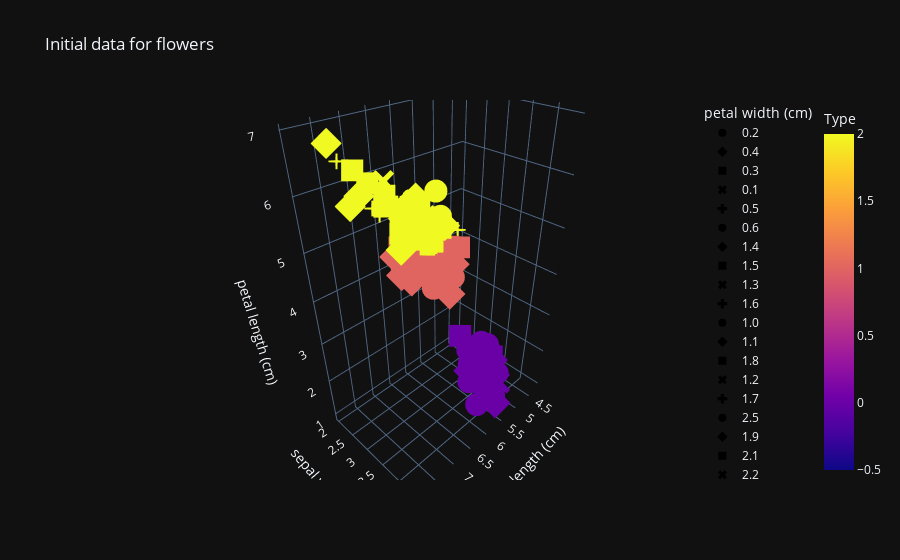
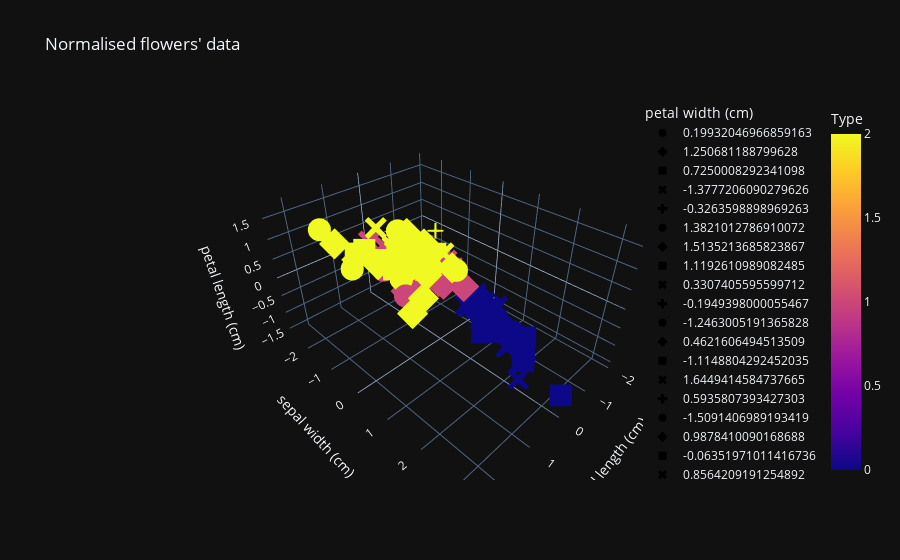

Source (notebook cell) for these figures, in order:
### Code cell
print("IRIS")
inputs, outputs, outputNames, feature1, feature2, feature3, feature4, featureNames = load_data_flowers()
plot_data_four_features(inputs, outputs, featureNames, "Initial data for flowers")
plot_histogram_feature(feature1, featureNames[0])
plot_histogram_feature(feature2, featureNames[1])
plot_histogram_feature(feature3, featureNames[2])
plot_histogram_feature(feature4, featureNames[3])
plot_histogram_data(outputs, outputNames, 'Flowers class')
trainInputs, trainOutputs, testInputs, testOutputs = train_and_test(inputs, outputs)
trainInputs, testInputs = normalisation(trainInputs, testInputs)
plot_data_four_features(trainInputs, trainOutputs, featureNames, "Normalised flowers' data")
computedOutputs = classifier_by_tool(trainInputs, trainOutputs, testInputs, testOutputs)
print('Computed:', list(computedOutputs))
print('Real:    ', testOutputs)
print()
computedOutputsByMe = classifier_by_me(trainInputs, trainOutputs, testInputs)
print('Computed by me:', computedOutputsByMe)
print('Real:          ', testOutputs)
confusion_matrix_by_me = evaluate(np.array(testOutputs), np.array(computedOutputsByMe), outputNames)
plot_confusion_matrix(confusion_matrix_by_me, outputNames, "Iris classification by me")

print('\n\nDIGITS')
inputs, outputs, outputNames = load_data_digit()
plot_histogram_data(outputs, outputNames, 'Digits Class')
trainInputs, trainOutputs, testInputs, testOutputs = train_and_test(inputs, outputs)
trainInputs, testInputs = flatten_data(trainInputs, testInputs)
trainInputs, testInputs = normalisation(trainInputs, testInputs)
computedOutputs = classifier_by_tool(trainInputs, trainOutputs, testInputs, testOutputs)
print('Computed:', list(computedOutputs))
print('Real:    ', testOutputs)
print()
computedOutputsByMe = classifier_by_me(trainInputs, trainOutputs, testInputs)
print('Computed by me:', computedOutputsByMe)
print('Real:          ', testOutputs)
confusion_matrix_by_me = evaluate(np.array(testOutputs), np.array(computedOutputsByMe), outputNames)
plot_confusion_matrix(confusion_matrix_by_me, outputNames, "Digits classification by me")

### Figure 1 — Plotly figure (JSON) as saved in the notebook; plotly's stock layout.template omitted (floating-point values rounded to 4 significant figures)
{"data": [{"hovertemplate": "petal width (cm)=0.2<br>sepal length (cm)=%{x}<br>sepal width (cm)=%{y}<br>petal length (cm)=%{z}<br>Type=%{marker.color}<extra></extra>", "legendgroup": "0.2", "marker": {"color": [0, 0, 0, 0, 0, 0, 0, 0, 0, 0, 0, 0, 0, 0, 0, 0, 0, 0, 0, 0, 0, 0, 0, 0, 0, 0, 0, 0, 0], "coloraxis": "coloraxis", "symbol": "circle"}, "mode": "markers", "name": "0.2", "scene": "scene", "showlegend": true, "x": [5.1, 4.9, 4.7, 4.6, 5.0, 5.0, 4.4, 5.4, 4.8, 5.8, 5.4, 4.6, 4.8, 5.0, 5.2, 5.2, 4.7, 4.8, 5.5, 4.9, 5.0, 5.5, 4.4, 5.1, 4.4, 5.1, 4.6, 5.3, 5.0], "y": [3.5, 3.0, 3.2, 3.1, 3.6, 3.4, 2.9, 3.7, 3.4, 4.0, 3.4, 3.6, 3.4, 3.0, 3.5, 3.4, 3.2, 3.1, 4.2, 3.1, 3.2, 3.5, 3.0, 3.4, 3.2, 3.8, 3.2, 3.7, 3.3], "z": [1.4, 1.4, 1.3, 1.5, 1.4, 1.5, 1.4, 1.5, 1.6, 1.2, 1.7, 1.0, 1.9, 1.6, 1.5, 1.4, 1.6, 1.6, 1.4, 1.5, 1.2, 1.3, 1.3, 1.5, 1.3, 1.6, 1.4, 1.5, 1.4], "type": "scatter3d"}, {"hovertemplate": "petal width (cm)=0.4<br>sepal length (cm)=%{x}<br>sepal width (cm)=%{y}<br>petal length (cm)=%{z}<br>Type=%{marker.color}<extra></extra>", "legendgroup": "0.4", "marker": {"color": [0, 0, 0, 0, 0, 0, 0], "coloraxis": "coloraxis", "symbol": "diamond"}, "mode": "markers", "name": "0.4", "scene": "scene", "showlegend": true, "x": [5.4, 5.7, 5.4, 5.1, 5.0, 5.4, 5.1], "y": [3.9, 4.4, 3.9, 3.7, 3.4, 3.4, 3.8], "z": [1.7, 1.5, 1.3, 1.5, 1.6, 1.5, 1.9], "type": "scatter3d"}, {"hovertemplate": "petal width (cm)=0.3<br>sepal length (cm)=%{x}<br>sepal width (cm)=%{y}<br>petal length (cm)=%{z}<br>Type=%{marker.color}<extra></extra>", "legendgroup": "0.3", "marker": {"color": [0, 0, 0, 0, 0, 0, 0], "coloraxis": "coloraxis", "symbol": "square"}, "mode": "markers", "name": "0.3", "scene": "scene", "showlegend": true, "x": [4.6, 5.1, 5.7, 5.1, 5.0, 4.5, 4.8], "y": [3.4, 3.5, 3.8, 3.8, 3.5, 2.3, 3.0], "z": [1.4, 1.4, 1.7, 1.5, 1.3, 1.3, 1.4], "type": "scatter3d"}, {"hovertemplate": "petal width (cm)=0.1<br>sepal length (cm)=%{x}<br>sepal width (cm)=%{y}<br>petal length (cm)=%{z}<br>Type=%{marker.color}<extra></extra>", "legendgroup": "0.1", "marker": {"color": [0, 0, 0, 0, 0], "coloraxis": "coloraxis", "symbol": "x"}, "mode": "markers", "name": "0.1", "scene": "scene", "showlegend": true, "x": [4.9, 4.8, 4.3, 5.2, 4.9], "y": [3.1, 3.0, 3.0, 4.1, 3.6], "z": [1.5, 1.4, 1.1, 1.5, 1.4], "type": "scatter3d"}, {"hovertemplate": "petal width (cm)=0.5<br>sepal length (cm)=%{x}<br>sepal width (cm)=%{y}<br>petal length (cm)=%{z}<br>Type=%{marker.color}<extra></extra>", "legendgroup": "0.5", "marker": {"color": [0], "coloraxis": "coloraxis", "symbol": "cross"}, "mode": "markers", "name": "0.5", "scene": "scene", "showlegend": true, "x": [5.1], "y": [3.3], "z": [1.7], "type": "scatter3d"}, {"hovertemplate": "petal width (cm)=0.6<br>sepal length (cm)=%{x}<br>sepal width (cm)=%{y}<br>petal length (cm)=%{z}<br>Type=%{marker.color}<extra></extra>", "legendgroup": "0.6", "marker": {"color": [0], "coloraxis": "coloraxis", "symbol": "circle"}, "mode": "markers", "name": "0.6", "scene": "scene", "showlegend": true, "x": [5.0], "y": [3.5], "z": [1.6], "type": "scatter3d"}, {"hovertemplate": "petal width (cm)=1.4<br>sepal length (cm)=%{x}<br>sepal width (cm)=%{y}<br>petal length (cm)=%{z}<br>Type=%{marker.color}<extra></extra>", "legendgroup": "1.4", "marker": {"color": [1, 1, 1, 1, 1, 1, 1, 2], "coloraxis": "coloraxis", "symbol": "diamond"}, "mode": "markers", "name": "1.4", "scene": "scene", "showlegend": true, "x": [7.0, 5.2, 6.1, 6.7, 6.6, 6.8, 6.1, 6.1], "y": [3.2, 2.7, 2.9, 3.1, 3.0, 2.8, 3.0, 2.6], "z": [4.7, 3.9, 4.7, 4.4, 4.4, 4.8, 4.6, 5.6], "type": "scatter3d"}, {"hovertemplate": "petal width (cm)=1.5<br>sepal length (cm)=%{x}<br>sepal width (cm)=%{y}<br>petal length (cm)=%{z}<br>Type=%{marker.color}<extra></extra>", "legendgroup": "1.5", "marker": {"color": [1, 1, 1, 1, 1, 1, 1, 1, 1, 1, 2, 2], "coloraxis": "coloraxis", "symbol": "square"}, "mode": "markers", "name": "1.5", "scene": "scene", "showlegend": true, "x": [6.4, 6.9, 6.5, 5.9, 5.6, 6.2, 6.3, 6.0, 5.4, 6.7, 6.0, 6.3], "y": [3.2, 3.1, 2.8, 3.0, 3.0, 2.2, 2.5, 2.9, 3.0, 3.1, 2.2, 2.8], "z": [4.5, 4.9, 4.6, 4.2, 4.5, 4.5, 4.9, 4.5, 4.5, 4.7, 5.0, 5.1], "type": "scatter3d"}, {"hovertemplate": "petal width (cm)=1.3<br>sepal length (cm)=%{x}<br>sepal width (cm)=%{y}<br>petal length (cm)=%{z}<br>Type=%{marker.color}<extra></extra>", "legendgroup": "1.3", "marker": {"color": [1, 1, 1, 1, 1, 1, 1, 1, 1, 1, 1, 1, 1], "coloraxis": "coloraxis", "symbol": "x"}, "mode": "markers", "name": "1.3", "scene": "scene", "showlegend": true, "x": [5.5, 5.7, 6.6, 5.6, 6.1, 6.4, 6.3, 5.6, 5.5, 5.6, 5.7, 6.2, 5.7], "y": [2.3, 2.8, 2.9, 2.9, 2.8, 2.9, 2.3, 3.0, 2.5, 2.7, 2.9, 2.9, 2.8], "z": [4.0, 4.5, 4.6, 3.6, 4.0, 4.3, 4.4, 4.1, 4.0, 4.2, 4.2, 4.3, 4.1], "type": "scatter3d"}, {"hovertemplate": "petal width (cm)=1.6<br>sepal length (cm)=%{x}<br>sepal width (cm)=%{y}<br>petal length (cm)=%{z}<br>Type=%{marker.color}<extra></extra>", "legendgroup": "1.6", "marker": {"color": [1, 1, 1, 2], "coloraxis": "coloraxis", "symbol": "cross"}, "mode": "markers", "name": "1.6", "scene": "scene", "showlegend": true, "x": [6.3, 6.0, 6.0, 7.2], "y": [3.3, 2.7, 3.4, 3.0], "z": [4.7, 5.1, 4.5, 5.8], "type": "scatter3d"}, {"hovertemplate": "petal width (cm)=1.0<br>sepal length (cm)=%{x}<br>sepal width (cm)=%{y}<br>petal length (cm)=%{z}<br>Type=%{marker.color}<extra></extra>", "legendgroup": "1.0", "marker": {"color": [1, 1, 1, 1, 1, 1, 1], "coloraxis": "coloraxis", "symbol": "circle"}, "mode": "markers", "name": "1.0", "scene": "scene", "showlegend": true, "x": [4.9, 5.0, 6.0, 5.8, 5.7, 5.5, 5.0], "y": [2.4, 2.0, 2.2, 2.7, 2.6, 2.4, 2.3], "z": [3.3, 3.5, 4.0, 4.1, 3.5, 3.7, 3.3], "type": "scatter3d"}, {"hovertemplate": "petal width (cm)=1.1<br>sepal length (cm)=%{x}<br>sepal width (cm)=%{y}<br>petal length (cm)=%{z}<br>Type=%{marker.color}<extra></extra>", "legendgroup": "1.1", "marker": {"color": [1, 1, 1], "coloraxis": "coloraxis", "symbol": "diamond"}, "mode": "markers", "name": "1.1", "scene": "scene", "showlegend": true, "x": [5.6, 5.5, 5.1], "y": [2.5, 2.4, 2.5], "z": [3.9, 3.8, 3.0], "type": "scatter3d"}, {"hovertemplate": "petal width (cm)=1.8<br>sepal length (cm)=%{x}<br>sepal width (cm)=%{y}<br>petal length (cm)=%{z}<br>Type=%{marker.color}<extra></extra>", "legendgroup": "1.8", "marker": {"color": [1, 2, 2, 2, 2, 2, 2, 2, 2, 2, 2, 2], "coloraxis": "coloraxis", "symbol": "square"}, "mode": "markers", "name": "1.8", "scene": "scene", "showlegend": true, "x": [5.9, 6.3, 7.3, 6.7, 6.5, 6.3, 7.2, 6.2, 6.1, 6.4, 6.0, 5.9], "y": [3.2, 2.9, 2.9, 2.5, 3.0, 2.7, 3.2, 2.8, 3.0, 3.1, 3.0, 3.0], "z": [4.8, 5.6, 6.3, 5.8, 5.5, 4.9, 6.0, 4.8, 4.9, 5.5, 4.8, 5.1], "type": "scatter3d"}, {"hovertemplate": "petal width (cm)=1.2<br>sepal length (cm)=%{x}<br>sepal width (cm)=%{y}<br>petal length (cm)=%{z}<br>Type=%{marker.color}<extra></extra>", "legendgroup": "1.2", "marker": {"color": [1, 1, 1, 1, 1], "coloraxis": "coloraxis", "symbol": "x"}, "mode": "markers", "name": "1.2", "scene": "scene", "showlegend": true, "x": [6.1, 5.8, 5.5, 5.8, 5.7], "y": [2.8, 2.7, 2.6, 2.6, 3.0], "z": [4.7, 3.9, 4.4, 4.0, 4.2], "type": "scatter3d"}, {"hovertemplate": "petal width (cm)=1.7<br>sepal length (cm)=%{x}<br>sepal width (cm)=%{y}<br>petal length (cm)=%{z}<br>Type=%{marker.color}<extra></extra>", "legendgroup": "1.7", "marker": {"color": [1, 2], "coloraxis": "coloraxis", "symbol": "cross"}, "mode": "markers", "name": "1.7", "scene": "scene", "showlegend": true, "x": [6.7, 4.9], "y": [3.0, 2.5], "z": [5.0, 4.5], "type": "scatter3d"}, {"hovertemplate": "petal width (cm)=2.5<br>sepal length (cm)=%{x}<br>sepal width (cm)=%{y}<br>petal length (cm)=%{z}<br>Type=%{marker.color}<extra></extra>", "legendgroup": "2.5", "marker": {"color": [2, 2, 2], "coloraxis": "coloraxis", "symbol": "circle"}, "mode": "markers", "name": "2.5", "scene": "scene", "showlegend": true, "x": [6.3, 7.2, 6.7], "y": [3.3, 3.6, 3.3], "z": [6.0, 6.1, 5.7], "type": "scatter3d"}, {"hovertemplate": "petal width (cm)=1.9<br>sepal length (cm)=%{x}<br>sepal width (cm)=%{y}<br>petal length (cm)=%{z}<br>Type=%{marker.color}<extra></extra>", "legendgroup": "1.9", "marker": {"color": [2, 2, 2, 2, 2], "coloraxis": "coloraxis", "symbol": "diamond"}, "mode": "markers", "name": "1.9", "scene": "scene", "showlegend": true, "x": [5.8, 6.4, 7.4, 5.8, 6.3], "y": [2.7, 2.7, 2.8, 2.7, 2.5], "z": [5.1, 5.3, 6.1, 5.1, 5.0], "type": "scatter3d"}, {"hovertemplate": "petal width (cm)=2.1<br>sepal length (cm)=%{x}<br>sepal width (cm)=%{y}<br>petal length (cm)=%{z}<br>Type=%{marker.color}<extra></extra>", "legendgroup": "2.1", "marker": {"color": [2, 2, 2, 2, 2, 2], "coloraxis": "coloraxis", "symbol": "square"}, "mode": "markers", "name": "2.1", "scene": "scene", "showlegend": true, "x": [7.1, 7.6, 6.8, 6.7, 6.4, 6.9], "y": [3.0, 3.0, 3.0, 3.3, 2.8, 3.1], "z": [5.9, 6.6, 5.5, 5.7, 5.6, 5.4], "type": "scatter3d"}, {"hovertemplate": "petal width (cm)=2.2<br>sepal length (cm)=%{x}<br>sepal width (cm)=%{y}<br>petal length (cm)=%{z}<br>Type=%{marker.color}<extra></extra>", "legendgroup": "2.2", "marker": {"color": [2, 2, 2], "coloraxis": "coloraxis", "symbol": "x"}, "mode": "markers", "name": "2.2", "scene": "scene", "showlegend": true, "x": [6.5, 7.7, 6.4], "y": [3.0, 3.8, 2.8], "z": [5.8, 6.7, 5.6], "type": "scatter3d"}, {"hovertemplate": "petal width (cm)=2.0<br>sepal length (cm)=%{x}<br>sepal width (cm)=%{y}<br>petal length (cm)=%{z}<br>Type=%{marker.color}<extra></extra>", "legendgroup": "2.0", "marker": {"color": [2, 2, 2, 2, 2, 2], "coloraxis": "coloraxis", "symbol": "cross"}, "mode": "markers", "name": "2.0", "scene": "scene", "showlegend": true, "x": [6.5, 5.7, 5.6, 7.7, 7.9, 6.5], "y": [3.2, 2.5, 2.8, 2.8, 3.8, 3.0], "z": [5.1, 5.0, 4.9, 6.7, 6.4, 5.2], "type": "scatter3d"}, {"hovertemplate": "petal width (cm)=2.4<br>sepal length (cm)=%{x}<br>sepal width (cm)=%{y}<br>petal length (cm)=%{z}<br>Type=%{marker.color}<extra></extra>", "legendgroup": "2.4", "marker": {"color": [2, 2, 2], "coloraxis": "coloraxis", "symbol": "circle"}, "mode": "markers", "name": "2.4", "scene": "scene", "showlegend": true, "x": [5.8, 6.3, 6.7], "y": [2.8, 3.4, 3.1], "z": [5.1, 5.6, 5.6], "type": "scatter3d"}, {"hovertemplate": "petal width (cm)=2.3<br>sepal length (cm)=%{x}<br>sepal width (cm)=%{y}<br>petal length (cm)=%{z}<br>Type=%{marker.color}<extra></extra>", "legendgroup": "2.3", "marker": {"color": [2, 2, 2, 2, 2, 2, 2, 2], "coloraxis": "coloraxis", "symbol": "diamond"}, "mode": "markers", "name": "2.3", "scene": "scene", "showlegend": true, "x": [6.4, 7.7, 6.9, 7.7, 6.9, 6.8, 6.7, 6.2], "y": [3.2, 2.6, 3.2, 3.0, 3.1, 3.2, 3.0, 3.4], "z": [5.3, 6.9, 5.7, 6.1, 5.1, 5.9, 5.2, 5.4], "type": "scatter3d"}], "layout": {"scene": {"domain": {"x": [0.0, 1.0], "y": [0.0, 1.0]}, "xaxis": {"title": {"text": "sepal length (cm)"}}, "yaxis": {"title": {"text": "sepal width (cm)"}}, "zaxis": {"title": {"text": "petal length (cm)"}}}, "coloraxis": {"colorbar": {"title": {"text": "Type"}}, "colorscale": [[0.0, "#0d0887"], [0.1111, "#46039f"], [0.2222, "#7201a8"], [0.3333, "#9c179e"], [0.4444, "#bd3786"], [0.5556, "#d8576b"], [0.6667, "#ed7953"], [0.7778, "#fb9f3a"], [0.8889, "#fdca26"], [1.0, "#f0f921"]]}, "legend": {"title": {"text": "petal width (cm)"}, "tracegroupgap": 0, "orientation": "v", "yanchor": "top", "xanchor": "right"}, "title": {"text": "Initial data for flowers"}}}

### Figure 2 — Plotly figure (JSON) as saved in the notebook; plotly's stock layout.template omitted (floating-point values rounded to 4 significant figures)
{"data": [{"hovertemplate": "petal width (cm)=0.19932046966859163<br>sepal length (cm)=%{x}<br>sepal width (cm)=%{y}<br>petal length (cm)=%{z}<br>Type=%{marker.color}<extra></extra>", "legendgroup": "0.19932046966859163", "marker": {"color": [1, 1, 1, 1, 1, 1, 2, 1], "coloraxis": "coloraxis", "symbol": "circle"}, "mode": "markers", "name": "0.19932046966859163", "scene": "scene", "showlegend": true, "x": [1.3, 0.8253, 0.2323, -0.8352, 0.2323, 0.9439, 0.2323, 1.062], "y": [0.3226, -0.1643, -0.4078, -0.8948, -0.1643, 0.07913, -1.138, -0.6513], "z": [0.4743, 0.3049, 0.4743, 0.02259, 0.4179, 0.3049, 0.9826, 0.5308], "type": "scatter3d"}, {"hovertemplate": "petal width (cm)=1.250681188799628<br>sepal length (cm)=%{x}<br>sepal width (cm)=%{y}<br>petal length (cm)=%{z}<br>Type=%{marker.color}<extra></extra>", "legendgroup": "1.250681188799628", "marker": {"color": [2, 2, 2], "coloraxis": "coloraxis", "symbol": "diamond"}, "mode": "markers", "name": "1.250681188799628", "scene": "scene", "showlegend": true, "x": [0.7067, 0.5881, 2.13], "y": [-0.1643, -0.6513, 1.783], "z": [1.096, 0.9826, 1.604], "type": "scatter3d"}, {"hovertemplate": "petal width (cm)=0.7250008292341098<br>sepal length (cm)=%{x}<br>sepal width (cm)=%{y}<br>petal length (cm)=%{z}<br>Type=%{marker.color}<extra></extra>", "legendgroup": "0.7250008292341098", "marker": {"color": [2, 2, 2, 2, 2, 2, 2, 2, 1, 2, 2], "coloraxis": "coloraxis", "symbol": "square"}, "mode": "markers", "name": "0.7250008292341098", "scene": "scene", "showlegend": true, "x": [0.1137, 1.537, -0.004942, 0.4695, 0.4695, 0.2323, 1.656, 0.7067, -0.004942, 0.5881, 0.3509], "y": [-0.1643, 0.3226, -0.1643, -0.8948, -0.4078, -0.1643, -0.4078, -0.1643, 0.3226, 0.07913, -0.6513], "z": [0.5308, 1.208, 0.7002, 0.5873, 0.9826, 0.5873, 1.378, 0.9261, 0.5308, 0.9261, 0.5308], "type": "scatter3d"}, {"hovertemplate": "petal width (cm)=-1.3777206090279626<br>sepal length (cm)=%{x}<br>sepal width (cm)=%{y}<br>petal length (cm)=%{z}<br>Type=%{marker.color}<extra></extra>", "legendgroup": "-1.3777206090279626", "marker": {"color": [0, 0, 0, 0, 0, 0, 0, 0, 0, 0, 0, 0, 0, 0, 0, 0, 0, 0, 0, 0, 0, 0], "coloraxis": "coloraxis", "symbol": "x"}, "mode": "markers", "name": "-1.3777206090279626", "scene": "scene", "showlegend": true, "x": [-1.072, -1.428, -0.9538, -0.1235, -1.191, -1.072, -1.072, -1.547, -0.9538, -1.547, -0.7166, -1.191, -0.9538, -0.598, -1.428, -1.072, -1.072, -1.784, -1.784, -0.8352, -0.598, -1.31], "y": [0.5661, 0.3226, 0.8095, 2.27, 0.07913, 0.8095, 1.296, 0.3226, 1.783, 0.07913, 1.54, -0.1643, 1.053, 1.54, 0.3226, 0.3226, -0.1643, -0.4078, 0.3226, 0.8095, 0.8095, 0.07913], "z": [-1.389, -1.446, -1.333, -1.502, -1.333, -1.333, -1.389, -1.389, -1.276, -1.333, -1.333, -1.389, -1.389, -1.333, -1.276, -1.502, -1.276, -1.389, -1.446, -1.389, -1.22, -1.276], "type": "scatter3d"}, {"hovertemplate": "petal width (cm)=-0.3263598898969263<br>sepal length (cm)=%{x}<br>sepal width (cm)=%{y}<br>petal length (cm)=%{z}<br>Type=%{marker.color}<extra></extra>", "legendgroup": "-0.3263598898969263", "marker": {"color": [1, 1, 1, 1, 1], "coloraxis": "coloraxis", "symbol": "cross"}, "mode": "markers", "name": "-0.3263598898969263", "scene": "scene", "showlegend": true, "x": [-1.072, -1.191, -0.4794, -0.1235, -1.072], "y": [-2.599, -1.625, -1.625, -0.8948, -1.869], "z": [-0.2033, -0.3162, -0.09035, 0.1355, -0.3162], "type": "scatter3d"}, {"hovertemplate": "petal width (cm)=1.3821012786910072<br>sepal length (cm)=%{x}<br>sepal width (cm)=%{y}<br>petal length (cm)=%{z}<br>Type=%{marker.color}<extra></extra>", "legendgroup": "1.3821012786910072", "marker": {"color": [2, 2, 2, 2, 2, 2, 2, 2], "coloraxis": "coloraxis", "symbol": "circle"}, "mode": "markers", "name": "1.3821012786910072", "scene": "scene", "showlegend": true, "x": [2.13, 1.062, 1.181, 0.5881, 0.3509, 1.181, 0.9439, 2.13], "y": [-1.138, 0.3226, 0.07913, 0.3226, 0.8095, 0.3226, -0.1643, -0.1643], "z": [1.717, 1.152, 0.7002, 0.8132, 0.8696, 1.039, 0.7567, 1.265], "type": "scatter3d"}, {"hovertemplate": "petal width (cm)=1.5135213685823867<br>sepal length (cm)=%{x}<br>sepal width (cm)=%{y}<br>petal length (cm)=%{z}<br>Type=%{marker.color}<extra></extra>", "legendgroup": "1.5135213685823867", "marker": {"color": [2, 2, 2], "coloraxis": "coloraxis", "symbol": "diamond"}, "mode": "markers", "name": "1.5135213685823867", "scene": "scene", "showlegend": true, "x": [-0.1235, 0.4695, 0.9439], "y": [-0.6513, 0.8095, 0.07913], "z": [0.7002, 0.9826, 0.9826], "type": "scatter3d"}, {"hovertemplate": "petal width (cm)=1.1192610989082485<br>sepal length (cm)=%{x}<br>sepal width (cm)=%{y}<br>petal length (cm)=%{z}<br>Type=%{marker.color}<extra></extra>", "legendgroup": "1.1192610989082485", "marker": {"color": [2, 2, 2, 2, 2, 2], "coloraxis": "coloraxis", "symbol": "square"}, "mode": "markers", "name": "1.1192610989082485", "scene": "scene", "showlegend": true, "x": [0.9439, 0.5881, 1.418, 2.011, 1.062, 1.181], "y": [0.5661, -0.6513, -0.1643, -0.1643, -0.1643, 0.07913], "z": [1.039, 0.9826, 1.152, 1.547, 0.9261, 0.8696], "type": "scatter3d"}, {"hovertemplate": "petal width (cm)=0.3307405595599712<br>sepal length (cm)=%{x}<br>sepal width (cm)=%{y}<br>petal length (cm)=%{z}<br>Type=%{marker.color}<extra></extra>", "legendgroup": "0.3307405595599712", "marker": {"color": [1, 1, 2, 1, 1, 1, 1, 1, 1, 2, 1], "coloraxis": "coloraxis", "symbol": "x"}, "mode": "markers", "name": "0.3307405595599712", "scene": "scene", "showlegend": true, "x": [0.4695, 0.9439, 0.1137, 1.181, 0.5881, 0.1137, -0.004942, 0.7067, 0.3509, 0.4695, -0.3608], "y": [-1.382, 0.07913, -2.112, 0.07913, 0.3226, -0.4078, -0.1643, -0.6513, -2.112, -0.6513, -0.1643], "z": [0.5873, 0.4743, 0.6438, 0.5873, 0.3614, 0.3614, 0.192, 0.4179, 0.3614, 0.7002, 0.3614], "type": "scatter3d"}, {"hovertemplate": "petal width (cm)=-0.1949398000055467<br>sepal length (cm)=%{x}<br>sepal width (cm)=%{y}<br>petal length (cm)=%{z}<br>Type=%{marker.color}<extra></extra>", "legendgroup": "-0.1949398000055467", "marker": {"color": [1], "coloraxis": "coloraxis", "symbol": "cross"}, "mode": "markers", "name": "-0.1949398000055467", "scene": "scene", "showlegend": true, "x": [-0.9538], "y": [-1.382], "z": [-0.4856], "type": "scatter3d"}, {"hovertemplate": "petal width (cm)=-1.2463005191365828<br>sepal length (cm)=%{x}<br>sepal width (cm)=%{y}<br>petal length (cm)=%{z}<br>Type=%{marker.color}<extra></extra>", "legendgroup": "-1.2463005191365828", "marker": {"color": [0, 0, 0, 0], "coloraxis": "coloraxis", "symbol": "circle"}, "mode": "markers", "name": "-1.2463005191365828", "scene": "scene", "showlegend": true, "x": [-0.9538, -0.9538, -1.31, -1.072], "y": [1.783, 1.053, -0.1643, 1.053], "z": [-1.333, -1.389, -1.389, -1.446], "type": "scatter3d"}, {"hovertemplate": "petal width (cm)=0.4621606494513509<br>sepal length (cm)=%{x}<br>sepal width (cm)=%{y}<br>petal length (cm)=%{z}<br>Type=%{marker.color}<extra></extra>", "legendgroup": "0.4621606494513509", "marker": {"color": [2, 1, 1], "coloraxis": "coloraxis", "symbol": "diamond"}, "mode": "markers", "name": "0.4621606494513509", "scene": "scene", "showlegend": true, "x": [1.537, 0.1137, 0.4695], "y": [-0.1643, 0.8095, 0.5661], "z": [1.096, 0.3614, 0.4743], "type": "scatter3d"}, {"hovertemplate": "petal width (cm)=-1.1148804292452035<br>sepal length (cm)=%{x}<br>sepal width (cm)=%{y}<br>petal length (cm)=%{z}<br>Type=%{marker.color}<extra></extra>", "legendgroup": "-1.1148804292452035", "marker": {"color": [0, 0, 0, 0, 0, 0, 0], "coloraxis": "coloraxis", "symbol": "square"}, "mode": "markers", "name": "-1.1148804292452035", "scene": "scene", "showlegend": true, "x": [-1.072, -0.598, -0.9538, -0.598, -0.2421, -0.9538, -0.598], "y": [0.8095, 2.027, 1.783, 2.027, 3.244, 1.54, 0.8095], "z": [-1.276, -1.22, -1.107, -1.446, -1.333, -1.333, -1.333], "type": "scatter3d"}, {"hovertemplate": "petal width (cm)=1.6449414584737665<br>sepal length (cm)=%{x}<br>sepal width (cm)=%{y}<br>petal length (cm)=%{z}<br>Type=%{marker.color}<extra></extra>", "legendgroup": "1.6449414584737665", "marker": {"color": [2, 2], "coloraxis": "coloraxis", "symbol": "x"}, "mode": "markers", "name": "1.6449414584737665", "scene": "scene", "showlegend": true, "x": [0.9439, 0.4695], "y": [0.5661, 0.5661], "z": [1.039, 1.208], "type": "scatter3d"}, {"hovertemplate": "petal width (cm)=0.5935807393427303<br>sepal length (cm)=%{x}<br>sepal width (cm)=%{y}<br>petal length (cm)=%{z}<br>Type=%{marker.color}<extra></extra>", "legendgroup": "0.5935807393427303", "marker": {"color": [2], "coloraxis": "coloraxis", "symbol": "cross"}, "mode": "markers", "name": "0.5935807393427303", "scene": "scene", "showlegend": true, "x": [-1.191], "y": [-1.382], "z": [0.3614], "type": "scatter3d"}, {"hovertemplate": "petal width (cm)=-1.5091406989193419<br>sepal length (cm)=%{x}<br>sepal width (cm)=%{y}<br>petal length (cm)=%{z}<br>Type=%{marker.color}<extra></extra>", "legendgroup": "-1.5091406989193419", "marker": {"color": [0, 0, 0], "coloraxis": "coloraxis", "symbol": "circle"}, "mode": "markers", "name": "-1.5091406989193419", "scene": "scene", "showlegend": true, "x": [-1.191, -1.191, -1.903], "y": [0.07913, 1.296, -0.1643], "z": [-1.333, -1.389, -1.559], "type": "scatter3d"}, {"hovertemplate": "petal width (cm)=0.9878410090168688<br>sepal length (cm)=%{x}<br>sepal width (cm)=%{y}<br>petal length (cm)=%{z}<br>Type=%{marker.color}<extra></extra>", "legendgroup": "0.9878410090168688", "marker": {"color": [2, 2, 2, 2], "coloraxis": "coloraxis", "symbol": "diamond"}, "mode": "markers", "name": "0.9878410090168688", "scene": "scene", "showlegend": true, "x": [0.7067, 2.367, 2.13, -0.2421], "y": [0.3226, 1.783, -0.6513, -1.382], "z": [0.7002, 1.434, 1.604, 0.6438], "type": "scatter3d"}, {"hovertemplate": "petal width (cm)=-0.06351971011416736<br>sepal length (cm)=%{x}<br>sepal width (cm)=%{y}<br>petal length (cm)=%{z}<br>Type=%{marker.color}<extra></extra>", "legendgroup": "-0.06351971011416736", "marker": {"color": [1, 1, 1, 1, 1], "coloraxis": "coloraxis", "symbol": "square"}, "mode": "markers", "name": "-0.06351971011416736", "scene": "scene", "showlegend": true, "x": [-0.1235, -0.4794, -0.1235, -0.2421, 0.2323], "y": [-0.8948, -1.138, -1.138, -0.1643, -0.6513], "z": [0.02259, 0.3049, 0.07906, 0.192, 0.4743], "type": "scatter3d"}, {"hovertemplate": "petal width (cm)=0.8564209191254892<br>sepal length (cm)=%{x}<br>sepal width (cm)=%{y}<br>petal length (cm)=%{z}<br>Type=%{marker.color}<extra></extra>", "legendgroup": "0.8564209191254892", "marker": {"color": [2, 2, 2], "coloraxis": "coloraxis", "symbol": "x"}, "mode": "markers", "name": "0.8564209191254892", "scene": "scene", "showlegend": true, "x": [1.774, -0.1235, 0.5881], "y": [-0.6513, -0.8948, -0.8948], "z": [1.265, 0.7002, 0.8132], "type": "scatter3d"}, {"hovertemplate": "petal width (cm)=0.06790037977721228<br>sepal length (cm)=%{x}<br>sepal width (cm)=%{y}<br>petal length (cm)=%{z}<br>Type=%{marker.color}<extra></extra>", "legendgroup": "0.06790037977721228", "marker": {"color": [1, 1, 1, 1, 1, 1, 1, 1], "coloraxis": "coloraxis", "symbol": "cross"}, "mode": "markers", "name": "0.06790037977721228", "scene": "scene", "showlegend": true, "x": [-0.2421, 0.8253, -0.3608, 0.2323, -0.3608, 0.4695, -0.4794, -0.2421], "y": [-0.4078, -0.4078, -0.4078, -0.6513, -0.1643, -1.869, -1.869, -0.6513], "z": [0.192, 0.4179, -0.1468, 0.07906, 0.1355, 0.3049, 0.07906, 0.1355], "type": "scatter3d"}, {"hovertemplate": "petal width (cm)=-0.8520402494624444<br>sepal length (cm)=%{x}<br>sepal width (cm)=%{y}<br>petal length (cm)=%{z}<br>Type=%{marker.color}<extra></extra>", "legendgroup": "-0.8520402494624444", "marker": {"color": [0], "coloraxis": "coloraxis", "symbol": "circle"}, "mode": "markers", "name": "-0.8520402494624444", "scene": "scene", "showlegend": true, "x": [-1.072], "y": [1.053], "z": [-1.276], "type": "scatter3d"}, {"hovertemplate": "petal width (cm)=-0.9834603393538239<br>sepal length (cm)=%{x}<br>sepal width (cm)=%{y}<br>petal length (cm)=%{z}<br>Type=%{marker.color}<extra></extra>", "legendgroup": "-0.9834603393538239", "marker": {"color": [0], "coloraxis": "coloraxis", "symbol": "diamond"}, "mode": "markers", "name": "-0.9834603393538239", "scene": "scene", "showlegend": true, "x": [-0.9538], "y": [0.5661], "z": [-1.22], "type": "scatter3d"}], "layout": {"scene": {"domain": {"x": [0.0, 1.0], "y": [0.0, 1.0]}, "xaxis": {"title": {"text": "sepal length (cm)"}}, "yaxis": {"title": {"text": "sepal width (cm)"}}, "zaxis": {"title": {"text": "petal length (cm)"}}}, "coloraxis": {"colorbar": {"title": {"text": "Type"}}, "colorscale": [[0.0, "#0d0887"], [0.1111, "#46039f"], [0.2222, "#7201a8"], [0.3333, "#9c179e"], [0.4444, "#bd3786"], [0.5556, "#d8576b"], [0.6667, "#ed7953"], [0.7778, "#fb9f3a"], [0.8889, "#fdca26"], [1.0, "#f0f921"]]}, "legend": {"title": {"text": "petal width (cm)"}, "tracegroupgap": 0, "orientation": "v", "yanchor": "top", "xanchor": "right"}, "title": {"text": "Normalised flowers' data"}}}
